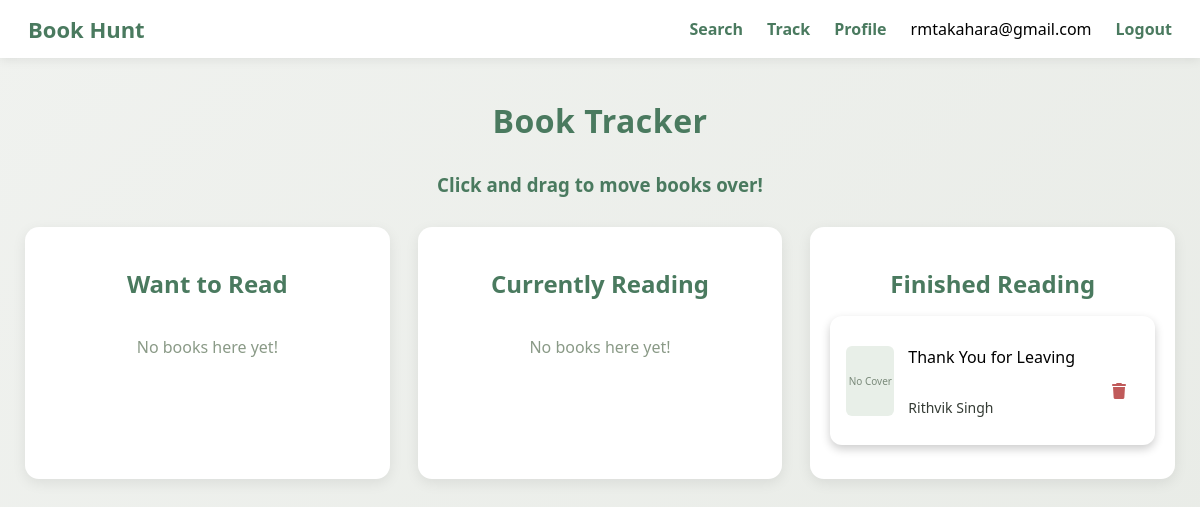
The page /track (signed in) on the database its author committed.
### tables this page shows
CREATE TABLE users (
    id INTEGER PRIMARY KEY AUTOINCREMENT,
    email TEXT UNIQUE NOT NULL,
    password_hash TEXT NOT NULL,
    created_at TEXT DEFAULT CURRENT_TIMESTAMP
);

CREATE TABLE reading_list (
    id INTEGER PRIMARY KEY AUTOINCREMENT,
    user_id INTEGER NOT NULL,
    book_id TEXT NOT NULL,
    status TEXT NOT NULL CHECK (
        status IN ('want_to_read', 'reading', 'finished')
    ),
    rating INTEGER,
    updated_at TEXT DEFAULT CURRENT_TIMESTAMP,
    FOREIGN KEY (user_id) REFERENCES users(id) ON DELETE CASCADE,
    FOREIGN KEY (book_id) REFERENCES books(id) ON DELETE CASCADE
);

CREATE TABLE books (
    id TEXT PRIMARY KEY,
    title TEXT NOT NULL,
    author TEXT,
    cover_id INTEGER,
    first_publish_year INTEGER
);

### flask_app.py (the view)
@app.route("/track")
def track():
    if "user_id" not in session:
        return redirect("/login")
    db = get_db()
    want_to_read = db.execute(
        "SELECT * FROM reading_list JOIN books ON reading_list.book_id = books.id "
        "WHERE user_id = ? AND status = 'want_to_read'",
        (session["user_id"],)
    ).fetchall()
    reading = db.execute(
        "SELECT * FROM reading_list JOIN books ON reading_list.book_id = books.id "
        "WHERE user_id = ? AND status = 'reading'",
        (session["user_id"],)
    ).fetchall()
    finished = db.execute(
        "SELECT * FROM reading_list JOIN books ON reading_list.book_id = books.id "
        "WHERE user_id = ? AND status = 'finished'",
        (session["user_id"],)
    ).fetchall()
    return render_template("book-track.html", want_to_read=want_to_read, reading=reading, finished=finished)

### flask_app.py (called while the page is built)
def get_db():
    db = g.get("db")
    if db is None:
        db = g.db = sqlite3.connect(DATABASE)
        db.row_factory = sqlite3.Row
    return db

@app.context_processor
def inject_logged_in_user():
    current_user_email = None
    if "user_id" in session:
        db = get_db()
        user_row = db.execute(
            "SELECT email FROM users WHERE id = ?",
            (session["user_id"],)
        ).fetchone()
        if user_row:
            current_user_email = user_row["email"]
    return {"current_user_email": current_user_email}

### templates/book-track.html (shortened to what this page needs)
{% extends "base.html" %}
{% block head %}
<link rel="stylesheet" href="https://cdnjs.cloudflare.com/ajax/libs/font-awesome/6.5.0/css/all.min.css">
<link rel="stylesheet" href="../static/css/book.css">
{% endblock %}
{% block content %}
<h1 class="track-title">Book Tracker</h1>
<h3 class="track-title">Click and drag to move books over!</h3>
<div class="track-grid">
    <div class="track-column" data-status="want_to_read">
        <h2>Want to Read</h2>
        {% if want_to_read %}
            {% for book in want_to_read %}
                <div class="track-card" draggable="true" data-book-id="{{ book.book_id }}">
                    <div class="card-left">
                        {% if book.cover_id %}
                        <img
                            src="https://covers.openlibrary.org/b/id/{{ book.cover_id }}-S.jpg"
                            alt="{{ book.title }} cover"
                            class="track-cover"
                        >
                        {% else %}
                        <div class="track-cover placeholder">No Cover</div>
                        {% endif %}
                        <div class="info">
                            <p class="track-info-title">{{ book.title }}</p>
                            <p class="track-author">{{ book.author }}</p>
                        </div>
                    </div>
                    <button class="delete-btn">
                        <i class="fa-solid fa-trash"></i>
                    </button>
                </div>
            {% endfor %}
        {% else %}
            <p class="empty-col">No books here yet!</p>
        {% endif %}
    </div>
    <div class="track-column" data-status="reading">
        <h2>Currently Reading</h2>
        {% if reading %}
            {% for book in reading %}
                <div class="track-card" draggable="true" data-book-id="{{ book.book_id }}">
                    <div class="card-left">
                        {% if book.cover_id %}
                        <img
                            src="https://covers.openlibrary.org/b/id/{{ book.cover_id }}-S.jpg"
                            alt="{{ book.title }} cover"
                            class="track-cover"
                        >
                        {% else %}
                        <div class="track-cover placeholder">No Cover</div>
                        {% endif %}
                        <div class="info">
                            <p class="track-info-title">{{ book.title }}</p>
                            <p class="track-author">{{ book.author }}</p>
                        </div>
                    </div>
                    <button class="delete-btn">
                        <i class="fa-solid fa-trash"></i>
                    </button>
                </div>
            {% endfor %}
        {% else %}
            <p class="empty-col">No books here yet!</p>
        {% endif %}
    </div>
    <div class="track-column" data-status="finished">
        <h2>Finished Reading</h2>
        {% if finished %}
            {% for book in finished %}
                <div class="track-card" draggable="true" data-book-id="{{ book.book_id }}">
                    <div class="card-left">
                        {% if book.cover_id %}
                        <img
                            src="https://covers.openlibrary.org/b/id/{{ book.cover_id }}-S.jpg"
                            alt="{{ book.title }} cover"
                            class="track-cover"
                        >
                        {% else %}
                        <div class="track-cover placeholder">No Cover</div>
                        {% endif %}
                        <div class="info">
                            <p class="track-info-title">{{ book.title }}</p>
                            <p class="track-author">{{ book.author }}</p>
                        </div>
                    </div>
                    <button class="delete-btn">
                        <i class="fa-solid fa-trash"></i>
                    </button>
                </div>
            {% endfor %}
        {% else %}
            <p class="empty-col">No books here yet!</p>
        {% endif %}
    </div>
</div>
{% endblock %}

### templates/base.html (shortened to what this page needs)
<!DOCTYPE html>
<html>
    <head>
        <link rel="stylesheet" href="../static/css/style.css">
        {% block head %}{% endblock %}
    </head>
    <body>
        <nav class="navbar">
            <div class="nav-left">
                <a href="/search" class="nav-logo">Book Hunt</a>
            </div>
            <div class="nav-right">
                <a href="/search" class="nav-link"> Search </a>
                <a href="/track" class="nav-link">Track</a>
                <a href="/profile" class="nav-link">Profile</a>
                {% if current_user_email %}
                <span class="nav-user">{{ current_user_email }}</span>
                <a href="/logout" class="nav-link">Logout</a>
                {% else %}
                <a href="/login" class="nav-link">Login</a>
                {% endif %}
            </div>
        </nav>
        <div class="content">
            {% block content %}{% endblock %}
        </div>
    </body>
</html>

### static/css/style.css (style rules this page uses)
* { box-sizing: border-box; }
body { margin: 0; padding: 0; font-family: 'Segoe UI', Tahoma, Geneva, Verdana, sans-serif; background: linear-gradient(135deg, #F0F2EF 0%, #E8EBE6 100%); min-height: 100vh; }
h1 { color: #5A8C6B; font-size: 32px; margin-bottom: 30px; font-weight: 600; letter-spacing: 0.5px; max-width: fit-content; margin-left: auto; margin-right:auto; }
button { padding: 12px 20px; border-radius: 8px; margin-top: 20px; margin-bottom: 0; border: none; color: white; cursor: pointer; background-color: #AFD5AA; width: 100%; font-size: 16px; font-weight: 600; transition: background-color 0.3s, transform 0.2s, box-shadow 0.3s; }
.navbar { width: 100%; background: white; padding: 14px 28px; display: flex; justify-content: space-between; align-items: center; box-shadow: 0 2px 10px rgba(0,0,0,0.08); position: sticky; top: 0; z-index: 100; }
.nav-logo { font-size: 22px; font-weight: 700; color: #4A7A5F; text-decoration: none; }
.nav-right { display: flex; gap: 24px; }
.nav-link { text-decoration: none; font-size: 16px; color: #4A7A5F; font-weight: 600; transition: color 0.2s ease; }
.content { padding-top: 20px; }
.empty-col { text-align: center; color: #8A9A87; padding: 20px 0; }

### static/css/book.css (style rules this page uses)
.track-title { text-align: center; color: #4A7A5F; margin-bottom: 30px; }
.track-grid { display: grid; grid-template-columns: repeat(3, 1fr); gap: 28px; margin-top: 20px; margin: 0 25px; }
.track-column { background: white; padding: 20px; border-radius: 14px; box-shadow: 0 4px 14px rgba(0,0,0,0.08); }
.track-cover { width: 48px; height: 70px; border-radius: 6px; object-fit: cover; background: #E8EFE8; flex-shrink: 0; }
.track-cover.placeholder { display: flex; justify-content: center; align-items: center; font-size: 10px; color: #7A8A7A; }
.track-column h2 { text-align: center; color: #4A7A5F; margin-bottom: 16px; }
.track-card { background: #FFFFFF; padding: 14px 16px; border-radius: 12px; margin-bottom: 14px; box-shadow: 0 4px 10px rgba(0,0,0,0.20); display: flex; justify-content: space-between; align-items: center; cursor: grab; transition: transform 0.15s ease, box-shadow 0.15s ease; }
.info { display: flex; flex-direction: column; }
.card-left { display: flex; align-items: center; gap: 14px; }
.delete-btn { width: 28px; height: 28px; min-width: 28px; min-height: 28px; display: flex; justify-content: center; align-items: center; background: none; border: none; color: #C05A5A; font-size: 16px; cursor: pointer; border-radius: 6px; transition: background-color 0.2s ease, transform 0.15s ease; }
.track-author { font-size: 14px; color: #343b34; }
.empty-col { text-align: center; color: #8A9A87; padding: 20px 0; }

### rows shown on the page
users: email "rmtakahara@gmail.com"
reading_list: title "Thank You for Leaving", author "Rithvik Singh"
